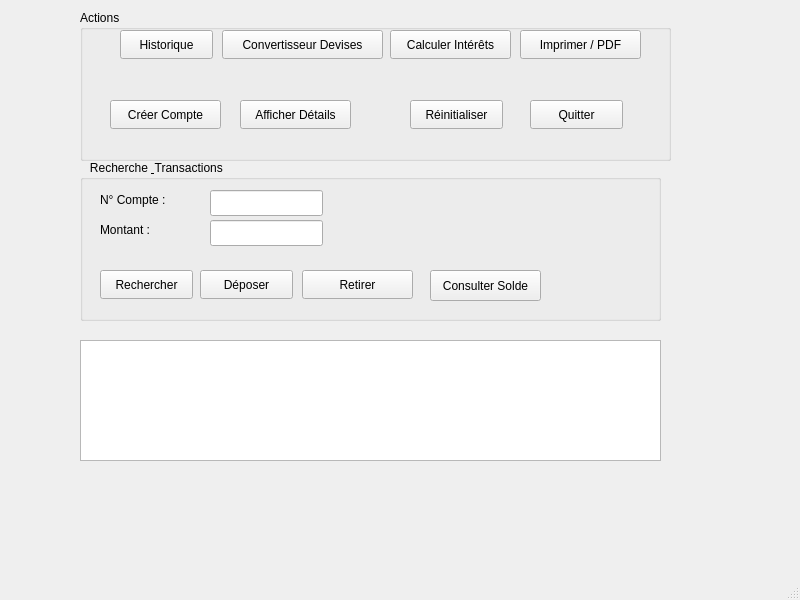
<?xml version="1.0" encoding="UTF-8"?>
<ui version="4.0">
 <class>MainWindow</class>
 <widget class="QMainWindow" name="MainWindow">
  <property name="geometry">
   <rect>
    <x>0</x>
    <y>0</y>
    <width>800</width>
    <height>600</height>
   </rect>
  </property>
  <property name="windowTitle">
   <string>MainWindow</string>
  </property>
  <widget class="QWidget" name="centralwidget">
   <widget class="QGroupBox" name="groupBox">
    <property name="geometry">
     <rect>
      <x>80</x>
      <y>160</y>
      <width>581</width>
      <height>161</height>
     </rect>
    </property>
    <property name="title">
     <string>   Recherche &amp; Transactions</string>
    </property>
    <widget class="QLabel" name="label">
     <property name="geometry">
      <rect>
       <x>20</x>
       <y>30</y>
       <width>91</width>
       <height>20</height>
      </rect>
     </property>
     <property name="text">
      <string>N° Compte :</string>
     </property>
    </widget>
    <widget class="QLabel" name="label_2">
     <property name="geometry">
      <rect>
       <x>20</x>
       <y>60</y>
       <width>63</width>
       <height>20</height>
      </rect>
     </property>
     <property name="text">
      <string>Montant :</string>
     </property>
    </widget>
    <widget class="QLineEdit" name="searchAccLineEdit">
     <property name="geometry">
      <rect>
       <x>130</x>
       <y>30</y>
       <width>113</width>
       <height>26</height>
      </rect>
     </property>
    </widget>
    <widget class="QLineEdit" name="amountLineEdit">
     <property name="geometry">
      <rect>
       <x>130</x>
       <y>60</y>
       <width>113</width>
       <height>26</height>
      </rect>
     </property>
    </widget>
    <widget class="QPushButton" name="searchButton">
     <property name="geometry">
      <rect>
       <x>20</x>
       <y>110</y>
       <width>93</width>
       <height>29</height>
      </rect>
     </property>
     <property name="text">
      <string>Rechercher</string>
     </property>
    </widget>
    <widget class="QPushButton" name="depositButton">
     <property name="geometry">
      <rect>
       <x>120</x>
       <y>110</y>
       <width>93</width>
       <height>29</height>
      </rect>
     </property>
     <property name="text">
      <string>Déposer</string>
     </property>
    </widget>
    <widget class="QPushButton" name="withdrawButton">
     <property name="geometry">
      <rect>
       <x>222</x>
       <y>110</y>
       <width>111</width>
       <height>29</height>
      </rect>
     </property>
     <property name="text">
      <string>Retirer</string>
     </property>
    </widget>
    <widget class="QPushButton" name="checkBalanceButton">
     <property name="geometry">
      <rect>
       <x>350</x>
       <y>110</y>
       <width>111</width>
       <height>31</height>
      </rect>
     </property>
     <property name="text">
      <string>Consulter Solde</string>
     </property>
    </widget>
   </widget>
   <widget class="QTextEdit" name="detailsTextEdit">
    <property name="geometry">
     <rect>
      <x>80</x>
      <y>340</y>
      <width>581</width>
      <height>121</height>
     </rect>
    </property>
    <property name="font">
     <font>
      <bold>true</bold>
     </font>
    </property>
    <property name="placeholderText">
     <string extracomment="Details du compte"/>
    </property>
   </widget>
   <widget class="QGroupBox" name="Actions">
    <property name="geometry">
     <rect>
      <x>80</x>
      <y>10</y>
      <width>591</width>
      <height>151</height>
     </rect>
    </property>
    <property name="title">
     <string>Actions</string>
    </property>
    <widget class="QPushButton" name="createButton">
     <property name="geometry">
      <rect>
       <x>30</x>
       <y>90</y>
       <width>111</width>
       <height>29</height>
      </rect>
     </property>
     <property name="text">
      <string>Créer Compte</string>
     </property>
    </widget>
    <widget class="QPushButton" name="displayButton">
     <property name="geometry">
      <rect>
       <x>160</x>
       <y>90</y>
       <width>111</width>
       <height>29</height>
      </rect>
     </property>
     <property name="text">
      <string>Afficher Détails</string>
     </property>
    </widget>
    <widget class="QPushButton" name="resetButton">
     <property name="geometry">
      <rect>
       <x>330</x>
       <y>90</y>
       <width>93</width>
       <height>29</height>
      </rect>
     </property>
     <property name="text">
      <string>Réinitialiser</string>
     </property>
    </widget>
    <widget class="QPushButton" name="exitButton">
     <property name="geometry">
      <rect>
       <x>450</x>
       <y>90</y>
       <width>93</width>
       <height>29</height>
      </rect>
     </property>
     <property name="text">
      <string>Quitter</string>
     </property>
    </widget>
    <widget class="QPushButton" name="printButton">
     <property name="geometry">
      <rect>
       <x>440</x>
       <y>20</y>
       <width>121</width>
       <height>29</height>
      </rect>
     </property>
     <property name="text">
      <string>Imprimer / PDF</string>
     </property>
    </widget>
    <widget class="QPushButton" name="currencyButton">
     <property name="geometry">
      <rect>
       <x>142</x>
       <y>20</y>
       <width>161</width>
       <height>29</height>
      </rect>
     </property>
     <property name="text">
      <string>Convertisseur Devises</string>
     </property>
    </widget>
    <widget class="QPushButton" name="historyButton">
     <property name="geometry">
      <rect>
       <x>40</x>
       <y>20</y>
       <width>93</width>
       <height>29</height>
      </rect>
     </property>
     <property name="text">
      <string>Historique</string>
     </property>
    </widget>
    <widget class="QPushButton" name="interestButton">
     <property name="geometry">
      <rect>
       <x>310</x>
       <y>20</y>
       <width>121</width>
       <height>29</height>
      </rect>
     </property>
     <property name="text">
      <string>Calculer Intérêts</string>
     </property>
    </widget>
   </widget>
  </widget>
  <widget class="QMenuBar" name="menubar">
   <property name="geometry">
    <rect>
     <x>0</x>
     <y>0</y>
     <width>800</width>
     <height>26</height>
    </rect>
   </property>
  </widget>
  <widget class="QStatusBar" name="statusbar"/>
 </widget>
 <resources/>
 <connections/>
</ui>
